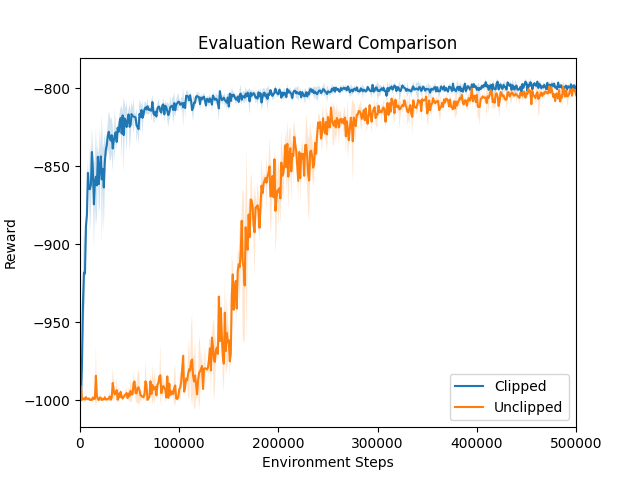
#> input picture rewards_comparison.png, 640 x 480 px
$ python figure_joiner.py
#> lines starting #> are read from the running program, lines starting #| are printed output that depends on the picture
import matplotlib.pyplot as plt

# first run the comparison_plotter.py and qplotter.py to generate the images:
import os
os.system('python comparison_plotter.py')
os.system('python qplotter.py')

# Join the rewards_comparison.png and Q_values.png into a single figure
# and save it as rewards_and_Q_values.png

rewards = plt.imread('rewards_comparison.png')
#> rewards is the input picture: shape (480, 640, 4) float32; mean R, G, B, A 0.97, 0.963, 0.955, 1
Q_values = plt.imread('Q_values.png')
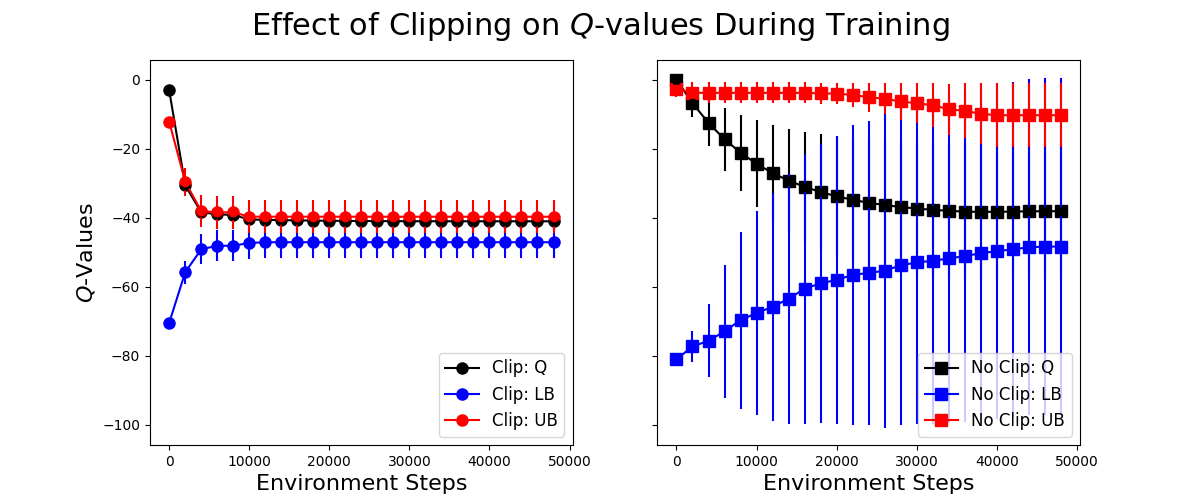
#> input picture Q_values.png, 1200 x 500 px
#> Q_values is the input picture: shape (500, 1200, 4) float32; mean R, G, B, A 0.932, 0.915, 0.948, 1

fig, ax = plt.subplots(1, 2, figsize=(27, 9), gridspec_kw={'width_ratios': [1, 1.18]})

# Set aspect ratios to be equal
ax[0].set_aspect('equal')
ax[1].set_aspect('equal')

# Hide the axes
ax[0].axis('off')
ax[1].axis('off')

# Display images
ax[0].imshow(rewards)#, aspect='auto')
ax[1].imshow(Q_values)#, aspect='auto')

# Adjust tight_layout parameters
plt.tight_layout(pad=0)
# stretch out horizontally with aspect:
# plt.subplots_adjust(wspace=0.1)

plt.savefig('rewards_and_Q_values.png', bbox_inches='tight', dpi=400)
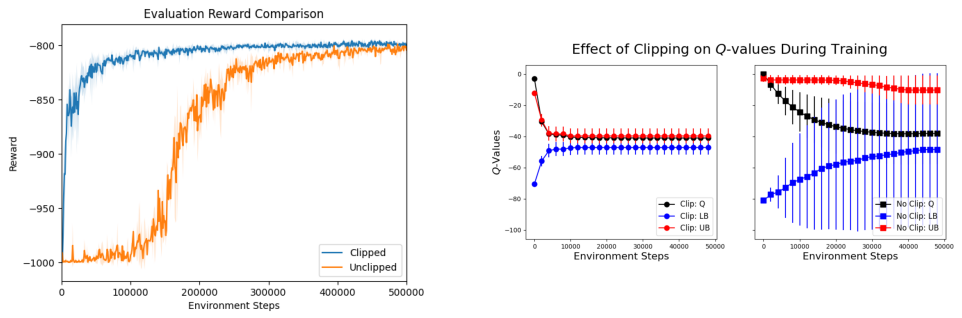
#> figure drawn by matplotlib, 2 panels
